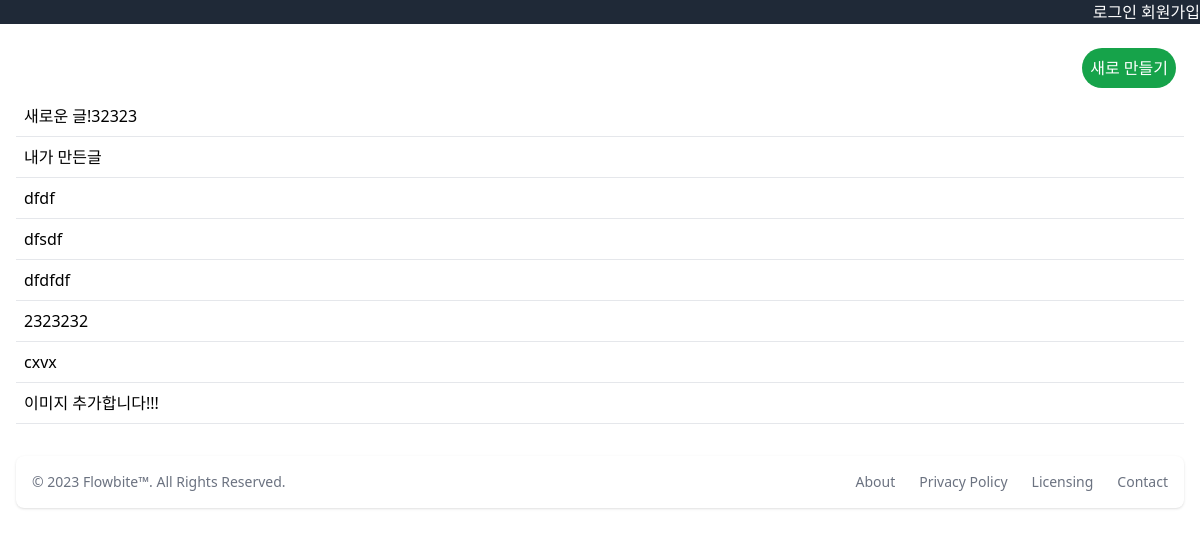
/todo/, run on the app's committed database.
### todo/models.py (models this page shows, shortened)
class Todo(models.Model):
    user = models.ForeignKey("user.User", on_delete=models.CASCADE)
    content = models.TextField()
    created_at = models.DateTimeField(auto_now_add=True)
    updated_at = models.DateTimeField(auto_now=True)
    is_done = models.BooleanField(default=False)
    image = models.ImageField(blank=True, null=True)

### todo/views.py (the view)
# urls.py: path("", views.index),
def index(request):
    if request.method == "GET":
        todos = Todo.objects.all()
        context = {
            "todos": todos,
        }
        return render(request, "todo/index.html", context)
    else:
        return HttpResponse("Invalid request method", status=405)

### todo/templates/todo/index.html
{% extends 'base.html' %} {% block content %}
<div class="p-4">
  <a href="/todo/create/" class="m-2 flex justify-end">
    <button class="bg-green-600 p-2 rounded-full text-white">
      새로 만들기
    </button>
  </a>
  <ul>
    {% for todo in todos %}
    <a href="/todo/{{ todo.id }}">
      <li class="p-2 border-b">
        <div>{{ todo.content}}</div>
      </li>
    </a>
    {% endfor %}
  </ul>
</div>
{% endblock %}

### data on the page
Todo: content "새로운 글!32323"
Todo: content "내가 만든글"
Todo: content "dfdf"
Todo: content "dfsdf"
Todo: content "dfdfdf"
Todo: content "2323232"
Todo: content "cxvx"
Todo: content "이미지 추가합니다!!!"
